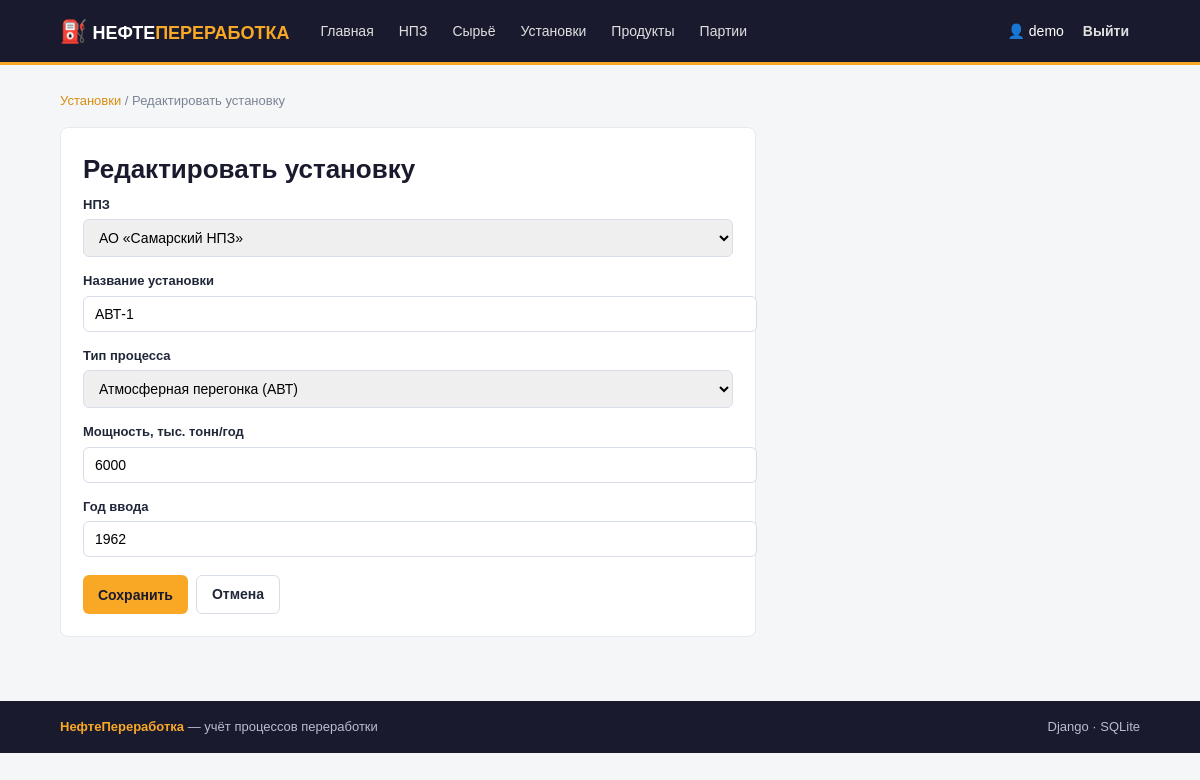
The app's page /units/41/edit/ (signed in) with its own data.
### refining/models.py (models this page shows, shortened)
class ProcessUnit(models.Model):
    PROCESS_TYPES = [
        ('CDU', 'Атмосферная перегонка (АВТ)'),
        ('VDU', 'Вакуумная перегонка'),
        ('FCC', 'Каталитический крекинг'),
        ('HYDRO', 'Гидроочистка'),
        ('REFORM', 'Каталитический риформинг'),
        ('COKING', 'Коксование'),
        ('ISOM', 'Изомеризация'),
    ]
    refinery = models.ForeignKey(
        Refinery, on_delete=models.CASCADE, related_name='units', verbose_name='НПЗ'
    )
    name = models.CharField('Название установки', max_length=150)
    process_type = models.CharField('Тип процесса', max_length=10, choices=PROCESS_TYPES)
    capacity = models.PositiveIntegerField('Мощность, тыс. тонн/год')
    commissioned = models.PositiveSmallIntegerField('Год ввода', null=True, blank=True)
    class Meta:
        verbose_name = 'Установка'
        verbose_name_plural = 'Технологические установки'
        ordering = ['refinery', 'name']

### refining/views.py (the view)
# urls.py: path('units/<int:pk>/edit/', views.unit_update, name='unit_update'),
@login_required
def unit_update(request, pk):
    return _handle_form(request, 'unit', pk)

### refining/forms.py
class ProcessUnitForm(StyledFormMixin, forms.ModelForm):
    class Meta:
        model = ProcessUnit
        fields = ('refinery', 'name', 'process_type', 'capacity', 'commissioned')
        labels = {
            'refinery': 'НПЗ',
            'name': 'Название установки',
            'process_type': 'Тип процесса',
            'capacity': 'Мощность, тыс. тонн/год',
            'commissioned': 'Год ввода',
        }

### refining/models.py (called while the page is built)
    def __str__(self):
        return self.name

### refining/views.py (called while the page is built)
def _handle_form(request, key, pk=None):
    model, form_class, redirect_url, label = FORM_CONFIG[key]
    obj = get_object_or_404(model, pk=pk) if pk else None
    if request.method == 'POST':
        form = form_class(request.POST, instance=obj)
        if form.is_valid():
            saved = form.save(commit=False)
            if key == 'batch' and saved.created_by_id is None:
                saved.created_by = request.user
            saved.save()
            action = 'обновлена' if obj else 'добавлена'
            messages.success(request, f'{label.capitalize()} успешно {action}.')
            return redirect(redirect_url)
    else:
        form = form_class(instance=obj)
    template = f'refining/{key}_form.html'
    return render(request, template, {
        'form': form,
        'object': obj,
        'title': f'{"Редактировать" if obj else "Добавить"} {label}',
    })

### templates/refining/unit_form.html (shortened to what this page needs)
{% extends 'refining/base.html' %}
{% block content %}
<nav class="breadcrumbs"><a href="{% url 'refining:unit_list' %}">Установки</a> / {{ title }}</nav>
<div class="form-card">
    <h1>{{ title }}</h1>
    <form method="post">
        {% for field in form %}
        <div class="form-group">
            <label for="{{ field.id_for_label }}">{{ field.label }}</label>
            {{ field }}
        </div>
        {% endfor %}
        <div class="form-actions">
            <button type="submit" class="btn btn-primary">Сохранить</button>
            <a href="{% url 'refining:unit_list' %}" class="btn btn-outline">Отмена</a>
        </div>
    </form>
</div>
{% endblock %}

### templates/refining/base.html (shortened to what this page needs)
<!DOCTYPE html>
<html lang="ru">
<head>
</head>
<body>
<header class="topbar">
    <div class="topbar-inner">
        <a href="{% url 'refining:home' %}" class="brand">
            <span class="brand-icon">⛽</span>
            <span>НЕФТЕ<span class="brand-accent">ПЕРЕРАБОТКА</span></span>
        </a>
        <nav class="nav">
            <a href="{% url 'refining:home' %}">Главная</a>
            <a href="{% url 'refining:refinery_list' %}">НПЗ</a>
            <a href="{% url 'refining:crudeoil_list' %}">Сырьё</a>
            <a href="{% url 'refining:unit_list' %}">Установки</a>
            <a href="{% url 'refining:product_list' %}">Продукты</a>
            <a href="{% url 'refining:batch_list' %}">Партии</a>
        </nav>
        <div class="auth-box">
            {% if user.is_authenticated %}
                <span class="user-badge">👤 {{ user.username }}</span>
                <form action="{% url 'refining:logout' %}" method="post" class="inline-form">
                    <button type="submit" class="btn btn-ghost">Выйти</button>
                </form>
            {% else %}
                <a href="{% url 'refining:login' %}" class="btn btn-ghost">Войти</a>
                <a href="{% url 'refining:register' %}" class="btn btn-primary">Регистрация</a>
            {% endif %}
        </div>
    </div>
</header>
<main class="container main-content">
    {% block content %}{% endblock %}
</main>
<footer class="footer">
    <div class="container">
        <span><strong>НефтеПереработка</strong> — учёт процессов переработки</span>
        <span>Django · SQLite</span>
    </div>
</footer>
</body>
</html>

### templates/refining/base.html (style rules this page uses)
body { font-family: Arial, sans-serif; margin: 0; background: #f4f6f8; color: #202739; line-height: 1.5; }
a { color: #d98d10; text-decoration: none; }
.topbar { background: #1a1a2e; border-bottom: 3px solid #f9a826; }
.topbar-inner { max-width: 1080px; margin: 0 auto; padding: 0 16px; display: flex; align-items: center; gap: 20px; min-height: 62px; flex-wrap: wrap; }
.brand { color: #fff; font-weight: bold; font-size: 18px; }
.brand-icon { font-size: 22px; }
.brand-accent { color: #f9a826; }
.nav { display: flex; gap: 3px; flex: 1; flex-wrap: wrap; }
.nav a { color: #e0e0e0; padding: 7px 11px; border-radius: 6px; font-size: 14px; }
.auth-box { display: flex; align-items: center; gap: 8px; }
.user-badge { color: #fff; font-size: 14px; }
.inline-form { display: inline; }
.container { max-width: 1080px; margin: 0 auto; padding: 0 16px; }
.main-content { padding: 26px 0 50px; min-height: 70vh; }
h1 { font-size: 26px; margin: 0 0 6px; color: #1a1a2e; }
.btn { display: inline-block; padding: 8px 15px; border: 0; border-radius: 6px; background: #f9a826; color: #1a1a2e; font-size: 14px; font-weight: bold; text-decoration: none; cursor: pointer; font-family: inherit; }
.btn-primary { background: #f9a826; color: #1a1a2e; }
.btn-outline { background: transparent; border: 1px solid #d8dee9; color: #202739; }
.btn-ghost { background: transparent; color: #e0e0e0; padding: 6px 11px; }
.form-card { max-width: 650px; background: #fff; border: 1px solid #e6eaf0; border-radius: 8px; padding: 22px; }
.form-group { margin-bottom: 14px; }
.form-group label { display: block; font-size: 13px; font-weight: bold; margin-bottom: 5px; }
.form-control { width: 100%; padding: 9px 11px; border: 1px solid #d8dee9; border-radius: 6px; font-family: inherit; font-size: 14px; }
.form-actions { display: flex; gap: 8px; margin-top: 18px; flex-wrap: wrap; }
.breadcrumbs { color: #7b8494; font-size: 13px; margin-bottom: 16px; }
.footer { background: #1a1a2e; color: #b9bdcf; padding: 16px 0; font-size: 13px; text-align: center; }
.footer .container { display: flex; justify-content: space-between; gap: 10px; flex-wrap: wrap; }
.footer strong { color: #f9a826; }

### records on screen
ProcessUnit: form "АО «Самарский НПЗ»" "АВТ-1" "Атмосферная перегонка (АВТ)" "6000" "1962"

### other values on screen
{{ user.username }} "demo"
{{ title }} "Редактировать установку"
{{ field.label }} "НПЗ" "Название установки" "Тип процесса" "Мощность, тыс. тонн/год" "Год ввода"
